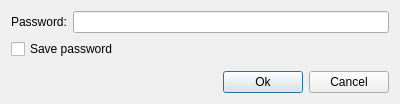
<?xml version="1.0" encoding="UTF-8"?>
<ui version="4.0">
 <class>JInputPassword</class>
 <widget class="QDialog" name="JInputPassword">
  <property name="geometry">
   <rect>
    <x>0</x>
    <y>0</y>
    <width>400</width>
    <height>100</height>
   </rect>
  </property>
  <property name="windowTitle">
   <string>Dialog</string>
  </property>
  <layout class="QFormLayout" name="formLayout">
   <item row="0" column="1">
    <widget class="QLineEdit" name="passwdEdit">
     <property name="echoMode">
      <enum>QLineEdit::Password</enum>
     </property>
    </widget>
   </item>
   <item row="0" column="0">
    <widget class="QLabel" name="label_2">
     <property name="text">
      <string>Password:</string>
     </property>
    </widget>
   </item>
   <item row="2" column="0">
    <spacer name="verticalSpacer">
     <property name="orientation">
      <enum>Qt::Vertical</enum>
     </property>
     <property name="sizeHint" stdset="0">
      <size>
       <width>20</width>
       <height>40</height>
      </size>
     </property>
    </spacer>
   </item>
   <item row="4" column="0" colspan="2">
    <layout class="QHBoxLayout" name="horizontalLayout">
     <item>
      <spacer name="horizontalSpacer">
       <property name="orientation">
        <enum>Qt::Horizontal</enum>
       </property>
       <property name="sizeHint" stdset="0">
        <size>
         <width>40</width>
         <height>20</height>
        </size>
       </property>
      </spacer>
     </item>
     <item>
      <widget class="QPushButton" name="okButton">
       <property name="text">
        <string>Ok</string>
       </property>
      </widget>
     </item>
     <item>
      <widget class="QPushButton" name="cancelButton">
       <property name="text">
        <string>Cancel</string>
       </property>
      </widget>
     </item>
    </layout>
   </item>
   <item row="1" column="0" colspan="2">
    <widget class="QCheckBox" name="isSaveCheck">
     <property name="text">
      <string>Save password</string>
     </property>
    </widget>
   </item>
  </layout>
 </widget>
 <resources/>
 <connections>
  <connection>
   <sender>okButton</sender>
   <signal>clicked()</signal>
   <receiver>JInputPassword</receiver>
   <slot>accept()</slot>
   <hints>
    <hint type="sourcelabel">
     <x>295</x>
     <y>82</y>
    </hint>
    <hint type="destinationlabel">
     <x>199</x>
     <y>49</y>
    </hint>
   </hints>
  </connection>
  <connection>
   <sender>cancelButton</sender>
   <signal>clicked()</signal>
   <receiver>JInputPassword</receiver>
   <slot>reject()</slot>
   <hints>
    <hint type="sourcelabel">
     <x>359</x>
     <y>82</y>
    </hint>
    <hint type="destinationlabel">
     <x>199</x>
     <y>49</y>
    </hint>
   </hints>
  </connection>
 </connections>
</ui>
